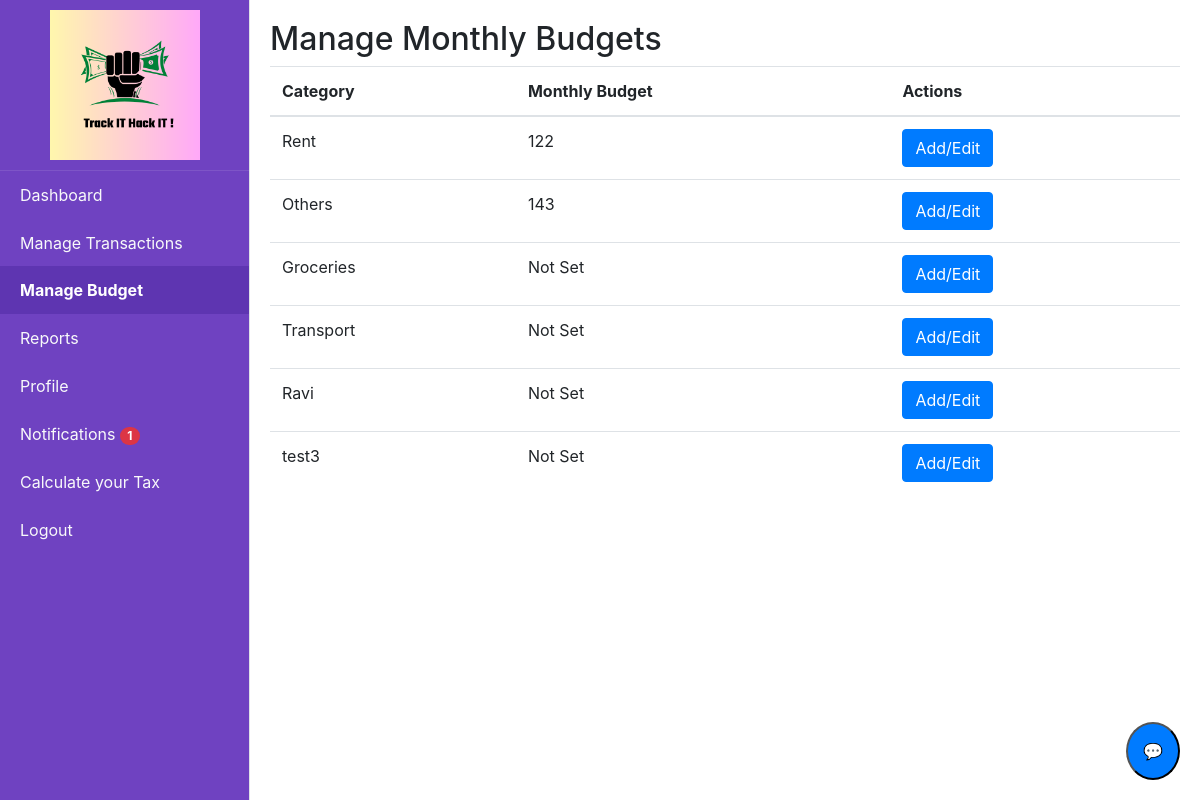
Before: /budget (signed in) with the older database file.
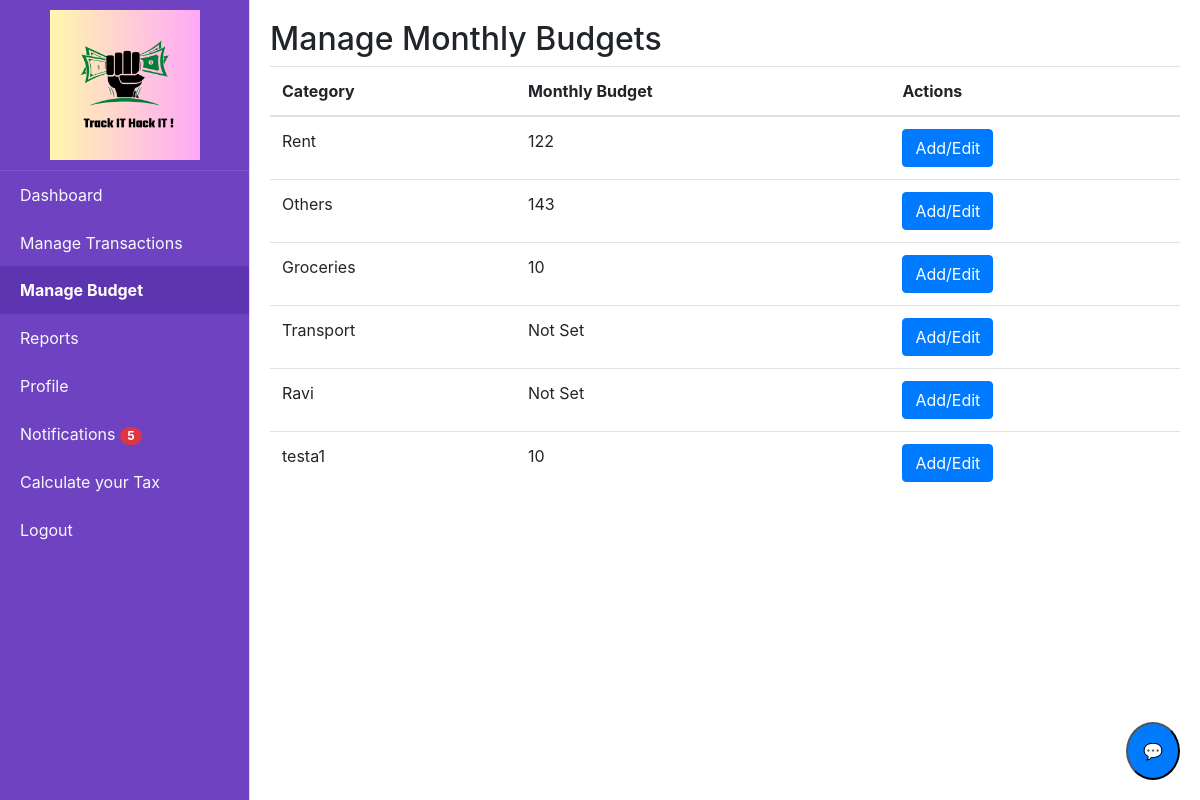
After: the same page with the newer database file.
### tables this page shows
CREATE TABLE category (id INTEGER PRIMARY KEY AUTOINCREMENT, name TEXT NOT NULL, is_income INTEGER DEFAULT (0));

### app.py (the view)
@app.route('/budget', methods=['GET','POST'])
@login_required
def budget():
    categories = query_db('SELECT * FROM category WHERE is_income = 0')  # Fetch all categories
    budgets = query_db('SELECT * FROM budgets WHERE user_id = ?', (current_user.id,))
    budget_dict= dict()
    for budget in budgets:
        budget_dict[budget[2]]= budget[3]
    return render_template('budget.html', categories=categories, budgets=budgets,budget_dict=budget_dict)

### app.py (called while the page is built)
@login_manager.user_loader
def load_user(user_id):
    return get_user_by_id(user_id)

@app.after_request
def after_request(response):
    response.headers["Cache-Control"] = "no-cache, no-store, must-revalidate"
    return response

@app.context_processor
def inject_unread_notifications():
    if current_user.is_authenticated:
        unread_count = query_db('''
            SELECT COUNT(*)
            FROM notifications
            WHERE user_id = ? AND is_read = 0
        ''', [current_user.id], one=True)
        return dict(unread_count=unread_count[0] if unread_count else 0)
    return dict(unread_count=0)

### database.py (called while the page is built)
def get_db():
    return sqlite3.connect(DATABASE)

def query_db(query, args=(), one=False):
    cur = get_db().execute(query, args)
    rv = cur.fetchall()
    cur.close()
    return (rv[0] if rv else None) if one else rv

def get_user_by_id(user_id):
    conn = sqlite3.connect(DATABASE)
    cursor = conn.cursor()
    cursor.execute('SELECT * FROM users WHERE id = ?', (user_id,))
    user = cursor.fetchone()
    conn.close()
    if user:
        return User(id=user[0], username=user[1], email=user[2], password=user[3])
    return None

### templates/budget.html (shortened to what this page needs)
{% extends "home.html" %}
{% block content %}
    <h2>Manage Monthly Budgets</h2>
    <table class="table">
        <thead>
            <tr>
                <th>Category</th>
                <th>Monthly Budget</th>
                <th>Actions</th>
            </tr>
        </thead>
        <tbody>
            {% for category in categories %}
                <tr>
                    <td>{{ category[1] }}</td>
                    <td>
             {% if category[0] in budget_dict  and budget_dict[category[0]]  %}
                {{ budget_dict[category[0]] }}
            {% else %}
                Not Set
            {% endif %}
                    </td>
                    <td>
                        <button class="btn btn-primary" onclick="openBudgetModal({{ category[0] }}, '{{ category[1] }}', {{budget_dict[category[0]]}})">Add/Edit</button>
                    </td>
                </tr>
            {% endfor %}
        </tbody>
    </table>
{% endblock %}

Changed rows visible on the page:
no longer on this page (row edited): category: name "test3", shows "Not Set"
shown differently, row unchanged: category "Groceries": budget_dict (not shown) → "10"; no longer shows "Not Set"
added category: name "testa1", id "10"
Other visible differences:
{{ unread_count }}: "1" → "5"
